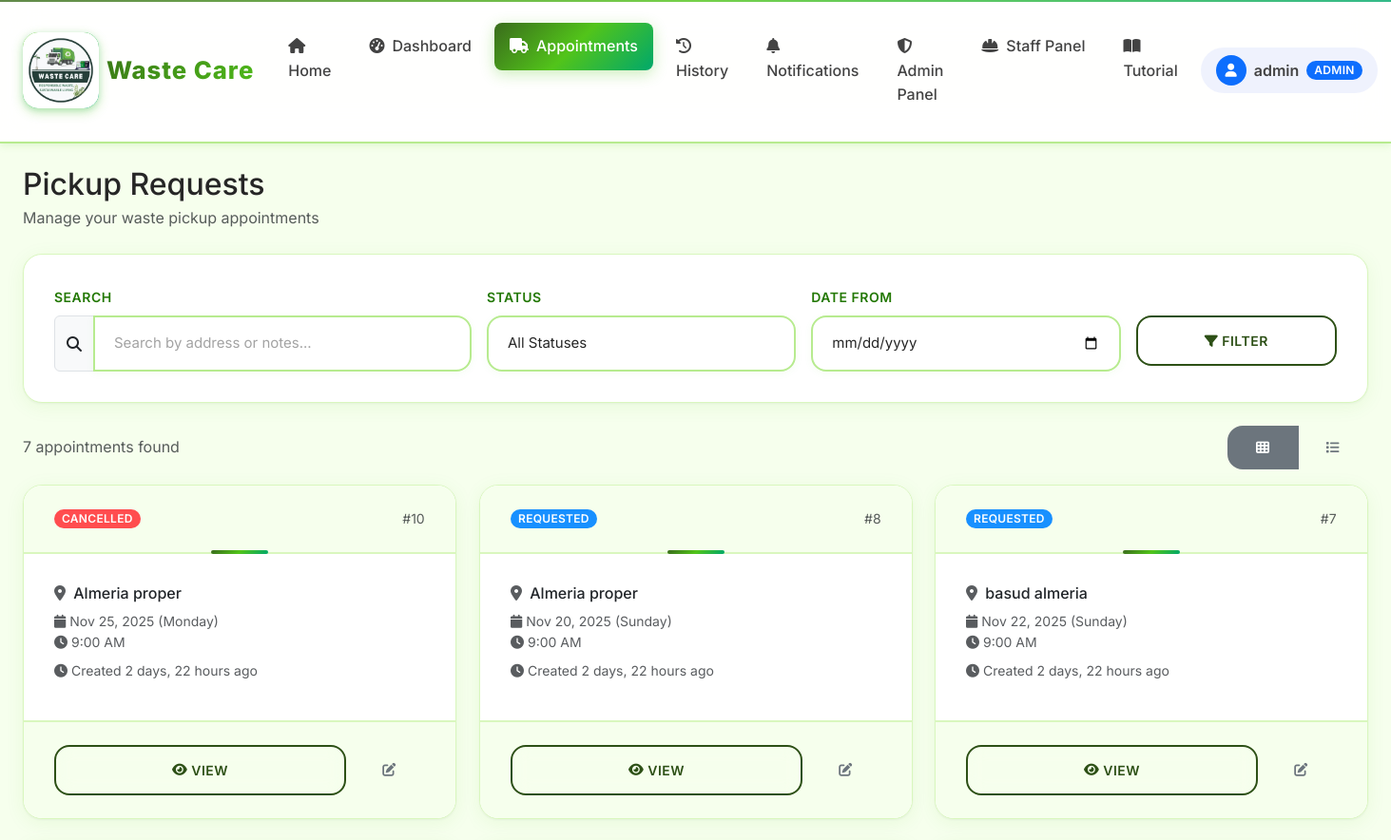
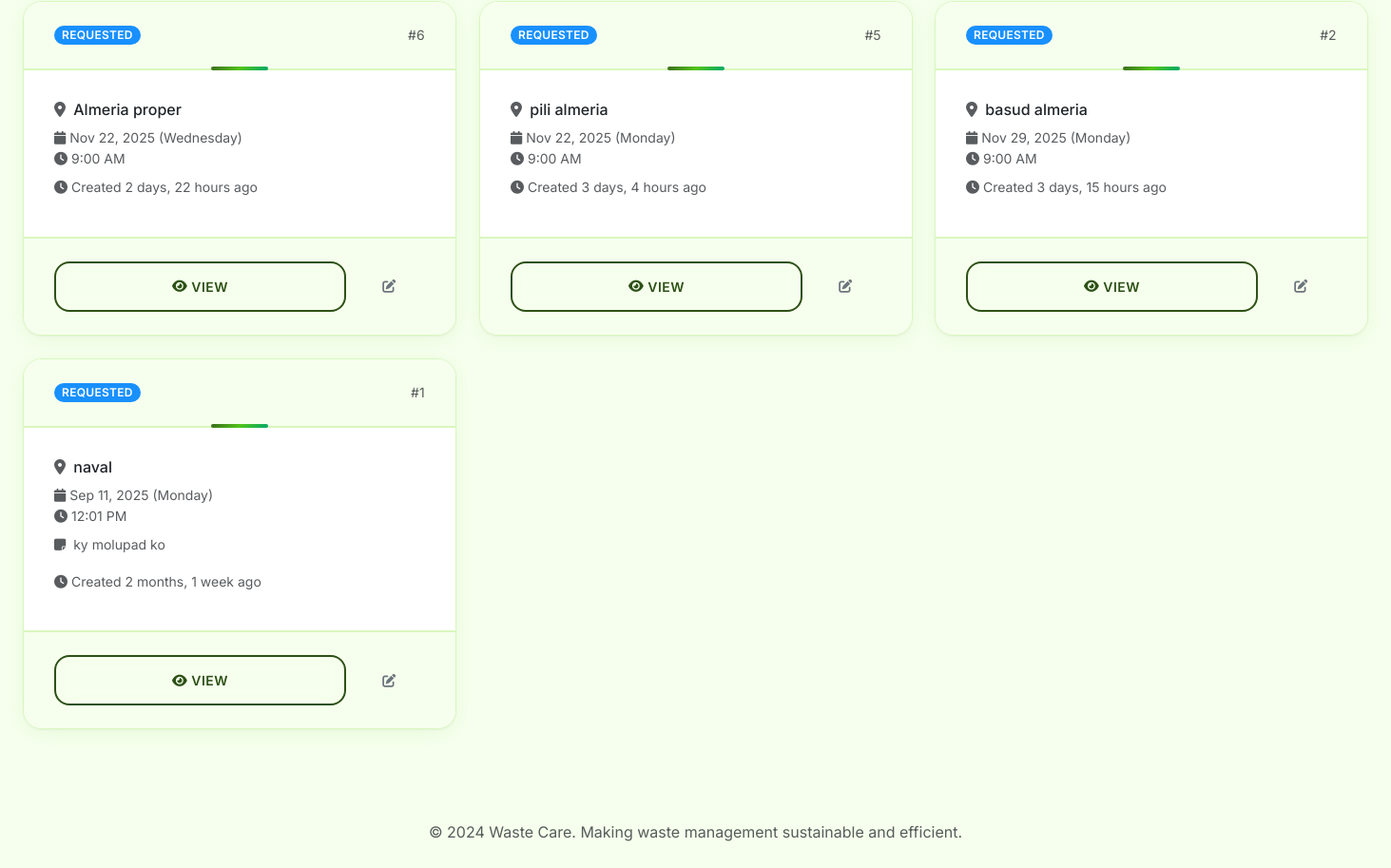
The app's page /appointments/ (signed in), older data (2 pictures, top to bottom).
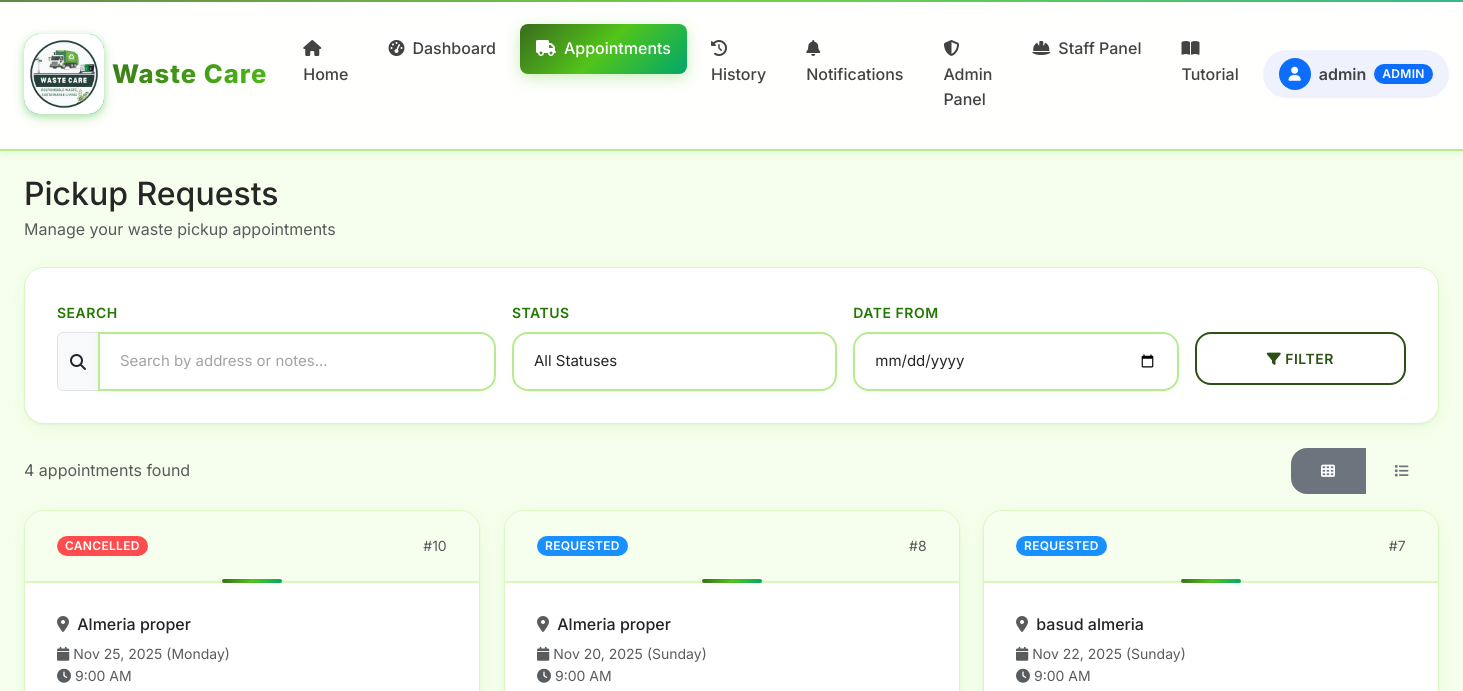
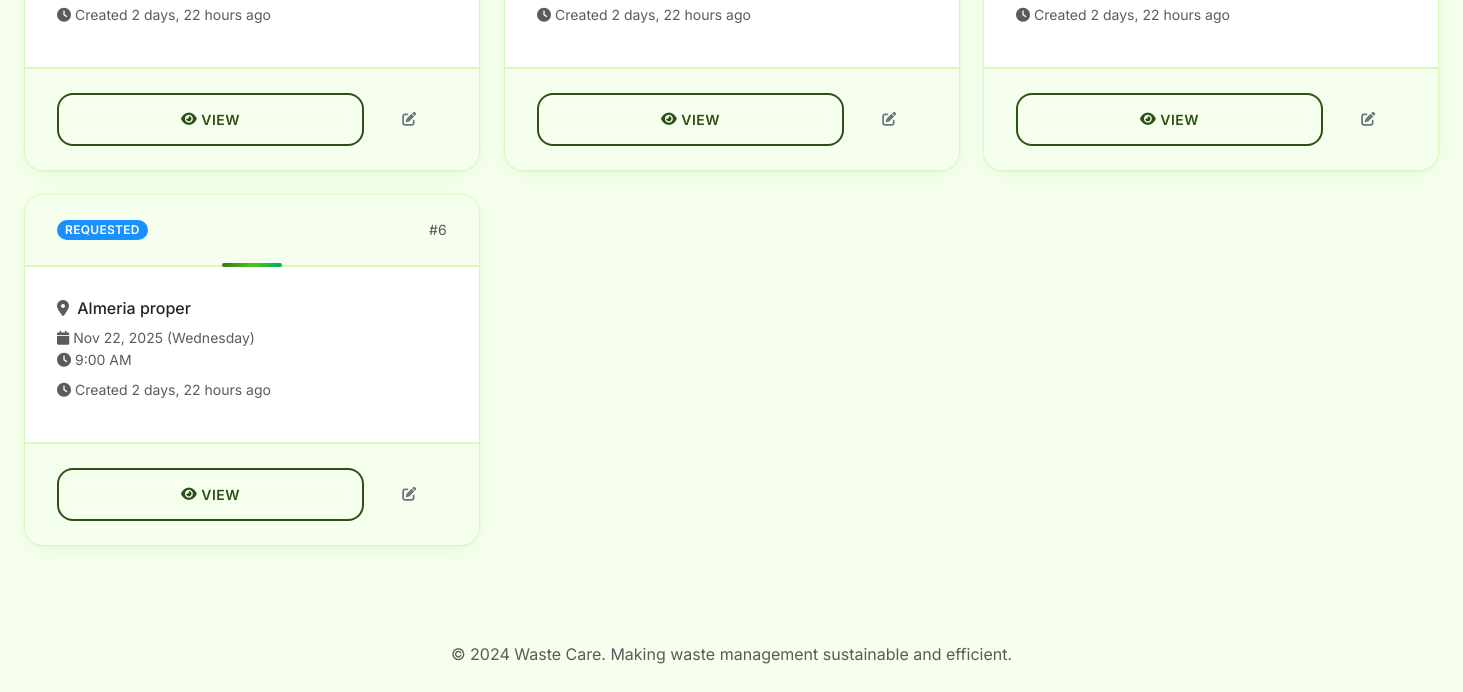
The same page, newer data (2 pictures, top to bottom).
### core/models.py (models this page shows, shortened)
class User(AbstractUser):
    ROLE_CHOICES = [
        ("residents", "Residents"),
        ("staff", "Staff"),
        ("admin", "Admin"),
    ]
    role = models.CharField(max_length=20, choices=ROLE_CHOICES, default="residents")

class Appointment(models.Model):
    STATUS_CHOICES = [
        ("pending", "Pending"),
        ("approved", "Approved"),
        ("in_progress", "In Progress"),
        ("completed", "Completed"),
        ("cancelled", "Cancelled"),
    ]
    WASTE_TYPE_CHOICES = [
        ("general", "General Waste"),
        ("recyclable", "Recyclable"),
        ("organic", "Organic/Compost"),
        ("hazardous", "Hazardous Waste"),
        ("bulk", "Bulk Items"),
    ]
    PRIORITY_CHOICES = [
        ("low", "Low Priority"),
        ("normal", "Normal"),
        ("high", "High Priority"),
        ("urgent", "Urgent"),
    ]
    DAY_CHOICES = [
        ("monday", "Monday"),
        ("tuesday", "Tuesday"),
        ("wednesday", "Wednesday"),
        ("thursday", "Thursday"),
        ("friday", "Friday"),
        ("saturday", "Saturday"),
        ("sunday", "Sunday"),
    ]
    customer = models.ForeignKey(User, on_delete=models.CASCADE, related_name="appointments")
    pickup_day = models.CharField(max_length=10, choices=DAY_CHOICES, default="monday", help_text="Preferred day of the week for pickup")
    address = models.CharField(max_length=255)
    latitude = models.DecimalField(max_digits=9, decimal_places=6, null=True, blank=True, help_text="Latitude coordinate")
    longitude = models.DecimalField(max_digits=9, decimal_places=6, null=True, blank=True, help_text="Longitude coordinate")
    preferred_date = models.DateField()
    preferred_time = models.TimeField()
    waste_type = models.CharField(max_length=20, choices=WASTE_TYPE_CHOICES, default="general")
    estimated_weight = models.DecimalField(max_digits=6, decimal_places=2, null=True, blank=True, help_text="Weight in kg")
    priority = models.CharField(max_length=10, choices=PRIORITY_CHOICES, default="normal")
    notes = models.TextField(blank=True)
    special_instructions = models.TextField(blank=True, help_text="Special handling requirements")
    status = models.CharField(max_length=20, choices=STATUS_CHOICES, default="pending")
    created_at = models.DateTimeField(auto_now_add=True)
    updated_at = models.DateTimeField(auto_now=True)
    handled_by = models.ForeignKey(
        User, on_delete=models.SET_NULL, null=True, blank=True, related_name="handled_appointments"
    )
    scheduled_datetime = models.DateTimeField(null=True, blank=True)
    completion_datetime = models.DateTimeField(null=True, blank=True)
    actual_weight = models.DecimalField(max_digits=6, decimal_places=2, null=True, blank=True)
    class Meta:
        ordering = ['-created_at']
        indexes = [
            models.Index(fields=['status', 'preferred_date']),
            models.Index(fields=['customer', 'status']),
        ]

### core/views.py (the view)
# urls.py: path("appointments/", views.pickup_list, name="pickup_list"),
@login_required
def pickup_list(request):
    from django.db.models import Q
    if is_staff_like(request.user):
        qs = Appointment.objects.all()
    else:
        qs = Appointment.objects.filter(customer=request.user)
    search_query = request.GET.get('search')
    if search_query:
        qs = qs.filter(
            Q(address__icontains=search_query) |
            Q(notes__icontains=search_query)
        )
    status_filter = request.GET.get('status')
    if status_filter:
        qs = qs.filter(status=status_filter)
    date_from = request.GET.get('date_from')
    if date_from:
        qs = qs.filter(preferred_date__gte=date_from)
    return render(request, "core/pickup_list.html", {"appointments": qs.order_by("-created_at")})

### core/context_processors.py (called while the page is built)
def navbar_context(request):
    context = {
        'MAPTILER_API_KEY': settings.MAPTILER_API_KEY,
    }
    if request.user.is_authenticated:
        context['unread_notifications'] = Notification.objects.filter(
            user=request.user,
            is_read=False
        ).count()
    else:
        context['unread_notifications'] = 0
    return context

### core/views.py (called while the page is built)
def is_staff_like(user: User) -> bool:
    return user.is_authenticated and (user.role in {"staff", "admin"} or user.is_staff)

### core/templates/core/pickup_list.html (shortened to what this page needs)
{% extends "base.html" %}
{% block content %}
<div class="mb-4">
  <div class="d-flex justify-content-between align-items-center">
    <div>
      <h1 class="h2 mb-1">Pickup Requests</h1>
      <p class="text-muted mb-0">Manage your waste pickup appointments</p>
    </div>
  </div>
</div>
{% if user.role == 'admin' or user.role == 'staff' %}
<div class="card mb-4">
  <div class="card-body">
    <form method="get" class="row g-3">
      <div class="col-md-4">
        <label for="search" class="form-label">Search</label>
        <div class="input-group">
          <span class="input-group-text"><i class="fas fa-search"></i></span>
          <input type="text" class="form-control" id="search" name="search"
                 placeholder="Search by address or notes..." value="{{ request.GET.search }}">
        </div>
      </div>
      <div class="col-md-3">
        <label for="status" class="form-label">Status</label>
        <select class="form-select" id="status" name="status">
          <option value="">All Statuses</option>
        </select>
      </div>
      <div class="col-md-3">
        <label for="date_from" class="form-label">Date From</label>
        <input type="date" class="form-control" id="date_from" name="date_from" value="{{ request.GET.date_from }}">
      </div>
      <div class="col-md-2">
        <label class="form-label">&nbsp;</label>
        <div class="d-grid">
          <button type="submit" class="btn btn-outline-primary">
            <i class="fas fa-filter me-1"></i>Filter
          </button>
        </div>
      </div>
    </form>
  </div>
</div>
{% endif %}
<div class="d-flex justify-content-between align-items-center mb-3">
  <div>
    <span class="text-muted">{{ appointments|length }} appointment{{ appointments|length|pluralize }} found</span>
  </div>
  <div class="btn-group" role="group">
    <label class="btn btn-outline-secondary btn-sm" for="grid-view">
      <i class="fas fa-th"></i>
    </label>
    <label class="btn btn-outline-secondary btn-sm" for="list-view">
      <i class="fas fa-list"></i>
    </label>
  </div>
</div>
<div id="appointments-grid" class="row g-4">
  {% for a in appointments %}
    <div class="col-md-6 col-lg-4">
      <div class="card h-100 appointment-card" data-status="{{ a.status }}">
        <div class="card-header d-flex justify-content-between align-items-center">
          <span class="badge status-{{ a.status }}">{{ a.get_status_display }}</span>
          <small class="text-muted">#{{ a.id }}</small>
        </div>
        <div class="card-body">
          <h6 class="card-title">
            <i class="fas fa-map-marker-alt text-muted me-1"></i>
            {{ a.address|truncatechars:30 }}
          </h6>
          <div class="mb-2">
            <small class="text-muted d-block">
              <i class="fas fa-calendar me-1"></i>{{ a.preferred_date|date:"M d, Y" }} ({{ a.get_pickup_day_display }})
            </small>
            <small class="text-muted d-block">
              <i class="fas fa-clock me-1"></i>{{ a.preferred_time|time:"g:i A" }}
            </small>
          </div>
          {% if a.notes %}
            <p class="card-text small text-muted">
              <i class="fas fa-sticky-note me-1"></i>
              {{ a.notes|truncatechars:50 }}
            </p>
          {% endif %}
          <div class="text-muted small mb-2">
            <i class="fas fa-clock me-1"></i>Created {{ a.created_at|timesince }} ago
          </div>
        </div>
        <div class="card-footer bg-transparent">
          <div class="d-flex gap-2">
            <a href="{% url 'core:pickup_detail' a.pk %}" class="btn btn-sm btn-outline-primary flex-fill">
              <i class="fas fa-eye me-1"></i>View
            </a>
            {% if user.role == 'admin' or user.role == 'staff' %}
              <a href="{% url 'core:pickup_update' a.pk %}" class="btn btn-sm btn-outline-secondary">
                <i class="fas fa-edit"></i>
              </a>
            {% endif %}
          </div>
        </div>
      </div>
    </div>
  {% endfor %}
</div>
{% endblock %}

### waste_care/templates/base.html (shortened to what this page needs)
<!doctype html>
<html lang="en">
  <head>
    <link href="https://cdn.jsdelivr.net/npm/bootstrap@5.3.3/dist/css/bootstrap.min.css" rel="stylesheet">
    <link rel="stylesheet" href="https://cdnjs.cloudflare.com/ajax/libs/font-awesome/6.4.0/css/all.min.css">
    <link href="/static/css/theme.css" rel="stylesheet">
  </head>
  <body>
    {% include "includes/navbar.html" %}
    <main class="container-fluid px-2 px-md-4 py-2 py-md-4">
      <div class="fade-in" style="animation-duration: 0.6s; animation-fill-mode: both;">
        {% block content %}{% endblock %}
      </div>
    </main>
    <footer class="mt-5 py-4 text-center text-muted">
      <div class="container">
        <p>&copy; 2024 Waste Care. Making waste management sustainable and efficient.</p>
      </div>
    </footer>
  </body>
</html>

### waste_care/templates/includes/navbar.html (shortened to what this page needs)
{% load static %}
<nav class="navbar navbar-expand-lg sticky-top">
  <div class="container-fluid px-4">
    <a class="navbar-brand d-flex align-items-center" href="{% url 'core:home' %}">
      <div class="brand-icon me-2">
        <img src="{% static 'img/image1.jpg' %}" alt="Waste Care logo" class="brand-icon-image">
      </div>
      <span class="brand-text">Waste Care</span>
    </a>
    <div class="collapse navbar-collapse" id="navbarNav">
      <ul class="navbar-nav me-auto">
        <li class="nav-item">
          <a class="nav-link {% if request.resolver_match.url_name == 'home' %}active{% endif %}" href="{% url 'core:home' %}">
            <i class="fas fa-home me-2"></i>Home
          </a>
        </li>
        <li class="nav-item dropdown d-none d-lg-block">
          <a class="nav-link dropdown-toggle {% if 'dashboard' in request.resolver_match.url_name %}active{% endif %}" href="#" id="dashboardDropdown" role="button" data-bs-toggle="dropdown" aria-expanded="false">
            <i class="fas fa-tachometer-alt me-2"></i>Dashboard
          </a>
        </li>
        {% if user.role == 'residents' %}
        <li class="nav-item d-none d-lg-block">
          <a class="nav-link {% if 'pickup' in request.resolver_match.url_name %}active{% endif %}" href="{% url 'core:pickup_list' %}">
            <i class="fas fa-truck me-2"></i>Appointments
          </a>
        </li>
        {% else %}
        <li class="nav-item dropdown d-none d-lg-block">
          <a class="nav-link dropdown-toggle {% if 'pickup' in request.resolver_match.url_name or 'appointment' in request.resolver_match.url_name %}active{% endif %}" href="#" id="appointmentsDropdown" role="button" data-bs-toggle="dropdown" aria-expanded="false">
            <i class="fas fa-truck me-2"></i>Appointments
          </a>
        </li>
        {% endif %}
        <li class="nav-item">
          <a class="nav-link {% if request.resolver_match.url_name == 'history' %}active{% endif %}" href="{% url 'core:history' %}">
            <i class="fas fa-history me-2"></i>History
          </a>
        </li>
        <li class="nav-item">
          <a class="nav-link {% if request.resolver_match.url_name == 'notifications' %}active{% endif %}" href="{% url 'core:notifications' %}">
            <i class="fas fa-bell me-2"></i>Notifications
          </a>
        </li>
        {% if user.role == 'admin' or user.is_superuser %}
        <li class="nav-item">
          <a class="nav-link {% if request.resolver_match.url_name == 'admin_panel' %}active{% endif %}" href="{% url 'core:admin_panel' %}">
            <i class="fas fa-shield-alt me-2"></i>Admin Panel
          </a>
        </li>
        {% endif %}
        {% if user.role == 'staff' or user.role == 'admin' %}
        <li class="nav-item dropdown">
          <a class="nav-link dropdown-toggle {% if 'staff' in request.resolver_match.url_name %}active{% endif %}" href="#" id="staffDropdown" role="button" data-bs-toggle="dropdown" aria-expanded="false">
            <i class="fas fa-hard-hat me-2"></i>Staff Panel
          </a>
        </li>
        {% endif %}
        <li class="nav-item">
          <a class="nav-link {% if request.resolver_match.url_name == 'tutorial' %}active{% endif %}" href="{% url 'core:tutorial' %}">
            <i class="fas fa-book-open me-2"></i>Tutorial
          </a>
        </li>
      </ul>
      <ul class="navbar-nav">
        {% if user.is_authenticated %}
          <li class="nav-item dropdown">
            <a class="nav-link dropdown-toggle d-flex align-items-center px-3 py-2" href="#" id="userDropdown" role="button" data-bs-toggle="dropdown">
              <div class="rounded-circle bg-primary d-flex align-items-center justify-content-center me-2" style="width: 32px; height: 32px;">
                <i class="fas fa-user text-white" style="font-size: 0.875rem;"></i>
              </div>
              <span class="fw-semibold">{{ user.username }}</span>
              {% if user.role == 'staff' or user.role == 'admin' %}
                <span class="badge bg-primary ms-2">{{ user.role|title }}</span>
              {% endif %}
            </a>
          </li>
        {% endif %}
      </ul>
    </div>
  </div>
</nav>

Row changes from the older to the newer data that the page shows:
removed Appointment: status "REQUESTED", id "5", address "pili almeria", preferred_date "Nov 22, 2025", pickup_day "Monday", preferred_time "9:00 AM", created_at "3 days, 4 hours"
removed Appointment: status "REQUESTED", id "2", address "basud almeria", preferred_date "Nov 29, 2025", pickup_day "Monday", preferred_time "9:00 AM", created_at "3 days, 15 hours"
removed Appointment: status "REQUESTED", id "1", address "naval", preferred_date "Sep 11, 2025", pickup_day "Monday", preferred_time "12:01 PM", notes "ky molupad ko", created_at "2 months, 1 week"
Text that changed along with them:
{{ appointments|length }}: "7" → "4"
